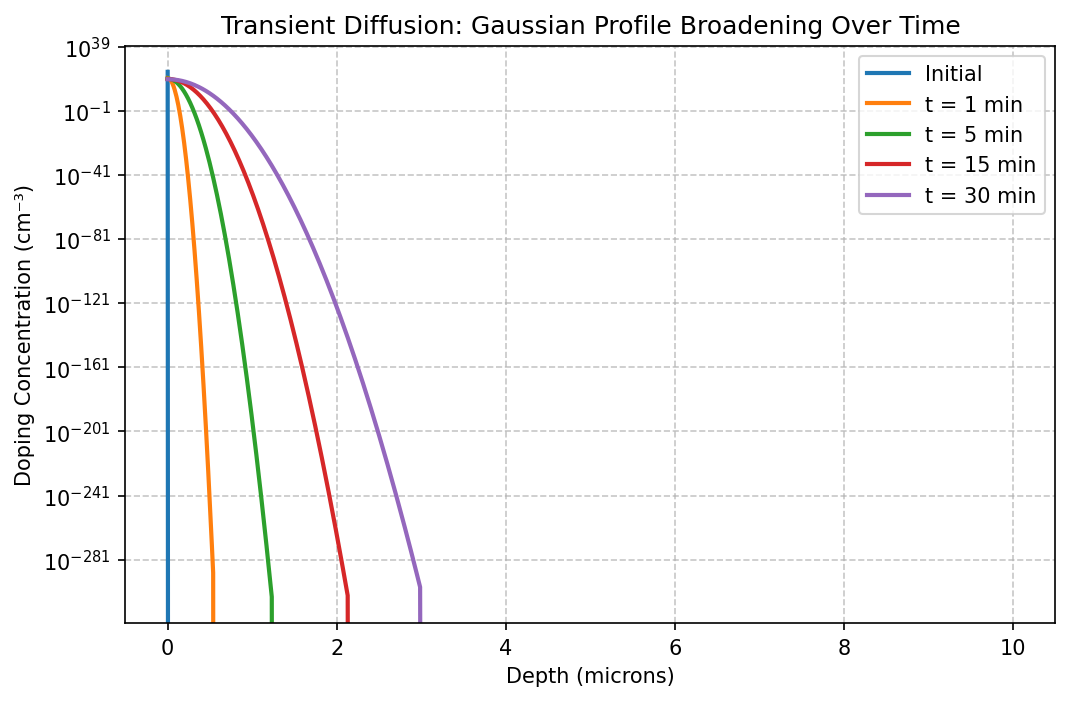

This chart was generated by the following Python code:
import devsim
import numpy as np
import matplotlib
matplotlib.use('Agg')
import matplotlib.pyplot as plt

# Parameters
D0 = 10.5  # cm²/s, for P in Si
Ea = 3.66  # eV
k = 8.617e-5  # eV/K
T = 1273  # K (1000°C)
D = D0 * np.exp(-Ea / (k * T))  # cm²/s

# Times (seconds)
times = [0, 60, 300, 900, 1800]  # 0, 1, 5, 15, 30 min
labels = [f't = {t//60} min' if t>0 else 'Initial' for t in times]

# Dose (atoms/cm²) – typical for a pre-deposition
Q = 1e14

plt.figure(figsize=(8,5))

for t, label in zip(times, labels):
    # Create unique names
    mesh_name = f"mesh_t{t}"
    device_name = f"device_t{t}"
    
    # 1D mesh
    devsim.create_1d_mesh(mesh=mesh_name)
    devsim.add_1d_mesh_line(mesh=mesh_name, pos=0.0, ps=1e-6, tag="surface")
    devsim.add_1d_mesh_line(mesh=mesh_name, pos=1e-3, ps=1e-5, tag="bottom")
    devsim.add_1d_contact(mesh=mesh_name, name="surface", tag="surface", material="metal")
    devsim.add_1d_contact(mesh=mesh_name, name="bottom", tag="bottom", material="metal")
    devsim.add_1d_region(mesh=mesh_name, material="Si", region="silicon", tag1="surface", tag2="bottom")
    devsim.finalize_mesh(mesh=mesh_name)
    devsim.create_device(mesh=mesh_name, device=device_name)
    
    # Gaussian profile: N(x) = (Q / sqrt(π σ²)) * exp(-x² / σ²)
    # σ² = 2 D t  (for t>0); for t=0, use a very small σ to represent the initial thin layer
    if t == 0:
        sigma_sq = 2 * D * 1e-6  # effectively zero, but small enough to avoid division by zero
    else:
        sigma_sq = 2 * D * t
    amplitude = Q / np.sqrt(np.pi * sigma_sq)
    # Build the equation string – careful with exponent: use pow(x,2) or x*x
    eqn = f"{amplitude:.6e} * exp( - (x * x) / {sigma_sq:.6e} )"
    devsim.node_model(device=device_name, region="silicon", name="NetDoping", equation=eqn)
    
    # Get data
    x_cm = devsim.get_node_model_values(device=device_name, region="silicon", name="x")
    doping = devsim.get_node_model_values(device=device_name, region="silicon", name="NetDoping")
    x_um = np.array(x_cm) * 1e4
    doping_arr = np.array(doping)
    plt.semilogy(x_um, doping_arr, linewidth=2, label=label)
    
    # Clean up
    devsim.delete_device(device=device_name)
    devsim.delete_mesh(mesh=mesh_name)

plt.xlabel("Depth (microns)")
plt.ylabel("Doping Concentration (cm⁻³)")
plt.title("Transient Diffusion: Gaussian Profile Broadening Over Time")
plt.grid(True, which='both', linestyle='--', alpha=0.7)
plt.legend()
plt.savefig("transient_diffusion.png", dpi=150, bbox_inches='tight')
print("Transient diffusion plot saved as transient_diffusion.png")
